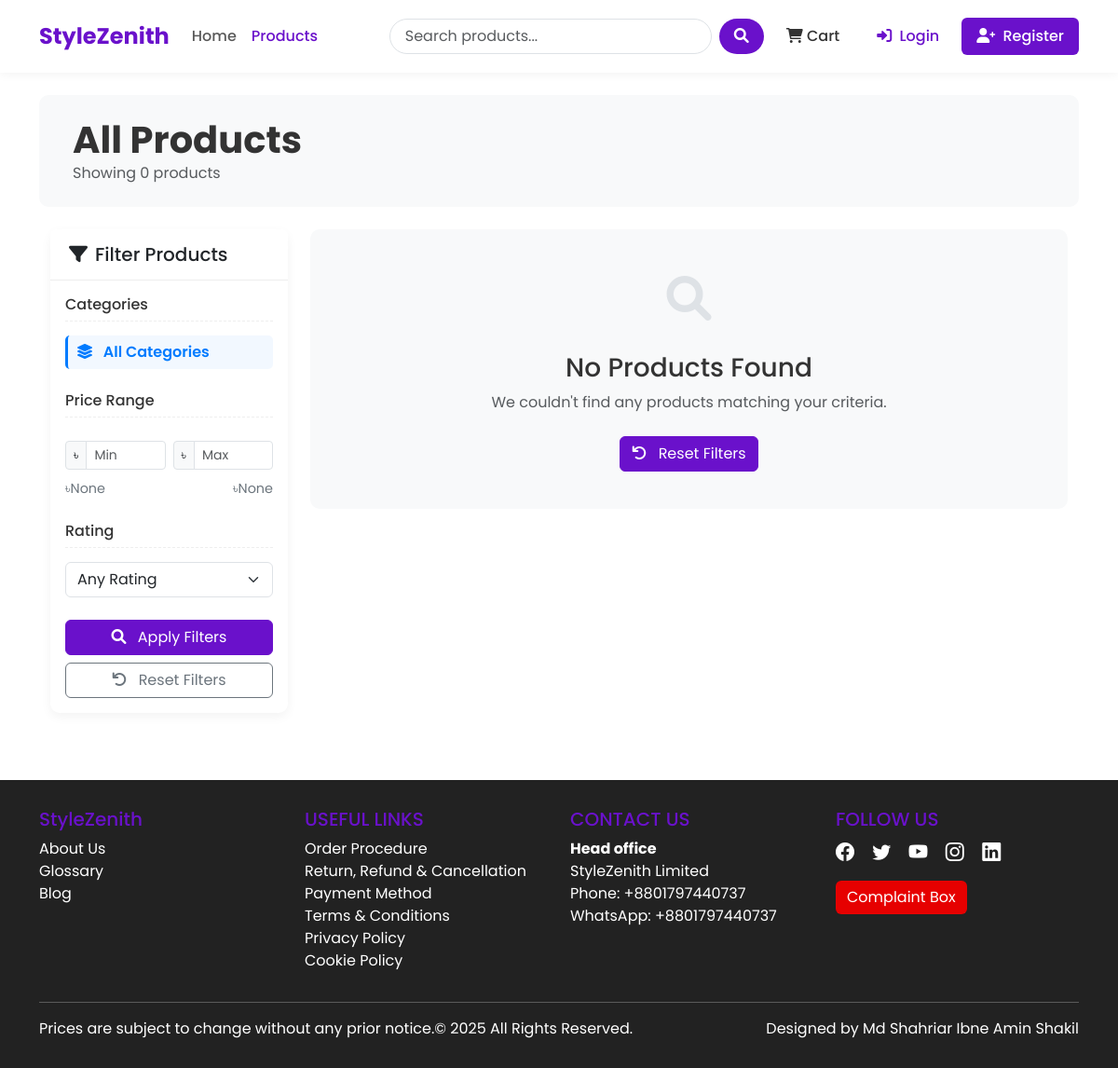
Before: /products/ with the older database file.
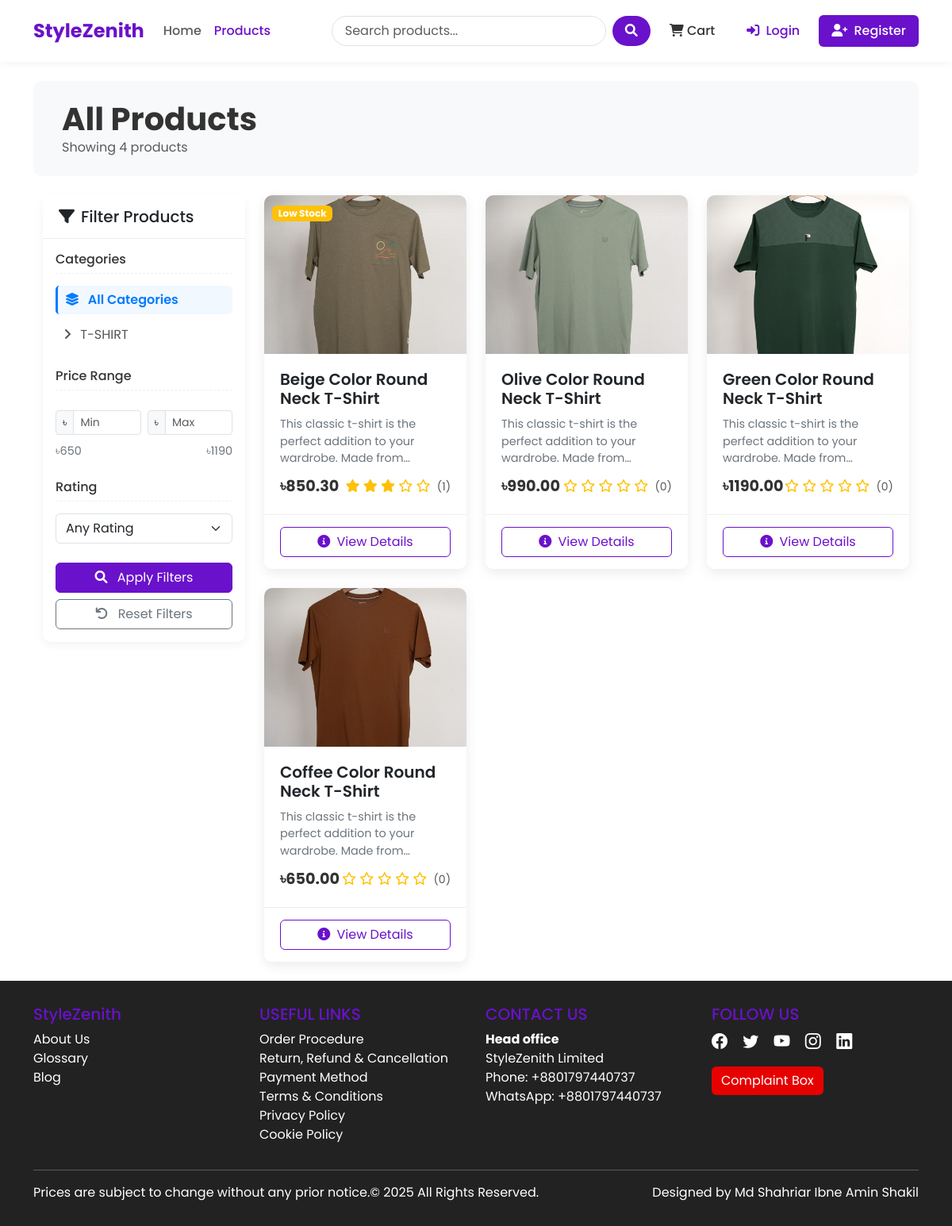
After: the same page with the newer database file.
### mall/models.py (models this page shows, shortened)
class Category(models.Model):
        name = models.CharField(max_length=100)
        slug = models.SlugField(max_length=100, unique=True)
        description = models.TextField(blank=True)
        class Meta:
            verbose_name_plural = 'Categories'  # we define for plural representation

class Product(models.Model):
    name = models.CharField(max_length=200)
    slug = models.SlugField(max_length=200, unique=True)
    category = models.ForeignKey(Category, related_name='products', on_delete=models.CASCADE) # One category under e multiple products and related_name why we use one category multiple products.
    description = models.TextField()
    price = models.DecimalField(max_digits=10, decimal_places=2) #100.11
    stock = models.PositiveIntegerField(default=1)
    available = models.BooleanField(default=True)
    created = models.DateTimeField(auto_now_add=True)
    updated = models.DateTimeField(auto_now=True)
    image = models.ImageField(upload_to='products/%Y/%m/%d', blank=True)
    def average_rating(self):
        ratings = self.ratings.all()
        if ratings.count() > 0:
            return sum([rating.rating for rating in ratings]) / ratings.count()
        return 0

### mall/views.py (the view, shortened to what this page needs)
# urls.py: path('products/', views.product_list, name='product_list'),
def product_list(request, category_slug=None):
    category = None
    categories = Category.objects.all()
    products = Product.objects.filter(available = True)
    if category_slug :
        category = get_object_or_404(Category, slug=category_slug)
        products = products.filter(category=category)
    min_price = products.aggregate(Min('price'))['price__min']
    max_price = products.aggregate(Max('price'))['price__max']
    if request.GET.get('min_price'):
        products = products.filter(price__gte=request.GET.get('min_price'))
    if request.GET.get('max_price'):
        products = products.filter(price__lte=request.GET.get('max_price'))
    if request.GET.get('rating'):
        min_rating = request.GET.get('rating')
        products = products.annotate(avg_rating=Avg('ratings__rating')).filter(avg_rating__gte=min_rating)
    return render(request, 'mall/product_list.html', {
        'category' : category,
        'categories' : categories,
        'products' : products,
        'min_price' : min_price,
        'max_price' : max_price
    })

### templates/mall/product_list.html (shortened to what this page needs)
{% extends 'base.html' %}
{% block content %}
<div class="shop-header mb-4 p-4 bg-light">
    <div class="container-fluid">
        <div class="row align-items-center">
            <div class="col-md-6">
                <h1 class="shop-title">
                    {% if category %}{{ category.name }}{% else %}All Products{% endif %}
                </h1>
                <p class="text-muted mb-0">
                    Showing {{ products|length }} product{{ products|length|pluralize }}
                </p>
            </div>
        </div>
    </div>
</div>
<div class="container-fluid">
    <div class="row">
        <div class="col-lg-3 mb-4 filter-sidebar">
            <div class="filter-card card mb-4">
                <div class="card-header">
                    <h5 class="mb-0 d-flex align-items-center">
                        <i class="fas fa-filter me-2"></i> Filter Products
                    </h5>
                </div>
                <div class="card-body">
                    <form method="get">
                        <h6 class="filter-heading">Categories</h6>
                        <div class="mb-4">
                            <a href="{% url 'mall:product_list' %}" class="filter-link {% if not category %}active{% endif %}">
                                <i class="fas fa-layer-group me-2"></i> All Categories
                            </a>
                            <div class="ms-2 mt-2">
                                {% for c in categories %}
                                <a href="{% url 'mall:product_list_by_category' c.slug %}" class="filter-link {% if category.slug == c.slug %}active{% endif %}">
                                    <i class="fas fa-angle-right me-2"></i> {{ c.name }}
                                </a>
                                {% endfor %}
                            </div>
                        </div>
                        <h6 class="filter-heading">Price Range</h6>
                        <div class="mb-4">
                            <div class="price-slider-container">
                                <div class="row g-2 mb-2">
                                    <div class="col-6">
                                        <div class="input-group input-group-sm">
                                            <span class="input-group-text">৳</span>
                                            <input type="number" class="form-control" id="min_price" name="min_price"
                                                   value="{{ request.GET.min_price|default:'' }}" min="{{ min_price }}" max="{{ max_price }}" placeholder="Min">
                                        </div>
                                    </div>
                                    <div class="col-6">
                                        <div class="input-group input-group-sm">
                                            <span class="input-group-text">৳</span>
                                            <input type="number" class="form-control" id="max_price" name="max_price"
                                                   value="{{ request.GET.max_price|default:'' }}" min="{{ min_price }}" max="{{ max_price }}" placeholder="Max">
                                        </div>
                                    </div>
                                </div>
                                <div class="price-values">
                                    <span>৳{{ min_price }}</span>
                                    <span>৳{{ max_price }}</span>
                                </div>
                            </div>
                        </div>
                        <h6 class="filter-heading">Rating</h6>
                        <div class="mb-4">
                            <select class="form-select" name="rating">
                                <option value="">Any Rating</option>
                            </select>
                        </div>
                        <div class="d-grid gap-2">
                            <button type="submit" class="btn btn-primary">
                                <i class="fas fa-search me-2"></i> Apply Filters
                            </button>
                            <a href="{% url 'mall:product_list' %}" class="btn btn-outline-secondary">
                                <i class="fas fa-undo me-2"></i> Reset Filters
                            </a>
                        </div>
                    </form>
                </div>
            </div>
        </div>
        <div class="col-lg-9">
            {% if products %}
            <div class="row row-cols-1 row-cols-md-2 row-cols-lg-3 g-4">
                {% for product in products %}
                <div class="col">
                    <div class="card h-100 product-card">
                        <div class="product-img-container">
                            {% if product.image %}
                            <img src="{{ product.image.url }}" class="product-img" alt="{{ product.name }}">
                            {% else %}
                            <div class="bg-light d-flex align-items-center justify-content-center h-100">
                                <i class="fas fa-image fa-3x text-muted"></i>
                            </div>
                            {% endif %}
                            {% if product.stock <= 5 and product.stock > 0 %}
                            <div class="product-badge">
                                <span class="badge bg-warning">Low Stock</span>
                            </div>
                            {% elif product.stock <= 0 %}
                            <div class="product-badge">
                                <span class="badge bg-danger">Out of Stock</span>
                            </div>
                            {% endif %}
                        </div>
                        <div class="card-body">
                            <h5 class="product-title">{{ product.name }}</h5>
                            <p class="product-desc">{{ product.description|truncatechars:100 }}</p>
                            <div class="d-flex justify-content-between align-items-center">
                                <span class="product-price">৳{{ product.price }}</span>
                                <div class="rating">
                                    {% for i in "12345" %}
                                    {% if forloop.counter <= product.average_rating %}
                                    <i class="fas fa-star"></i>
                                    {% else %}
                                    <i class="far fa-star"></i>
                                    {% endif %}
                                    {% endfor %}
                                    <span class="ms-1 text-muted small">({{ product.ratings.count }})</span>
                                </div>
                            </div>
                        </div>
                        <div class="card-footer">
                            <div class="d-grid">
                                <a href="{% url 'mall:product_detail' product.slug %}" class="btn btn-outline-primary btn-add-cart">
                                    <i class="fas fa-info-circle me-1"></i> View Details
                                </a>
                            </div>
                        </div>
                    </div>
                </div>
                {% endfor %}
            </div>
            {% else %}
            <div class="empty-products">
                <div class="empty-icon">
                    <i class="fas fa-search"></i>
                </div>
                <h3>No Products Found</h3>
                <p class="text-muted mb-4">We couldn't find any products matching your criteria.</p>
                <a href="{% url 'mall:product_list' %}" class="btn btn-primary">
                    <i class="fas fa-undo me-2"></i> Reset Filters
                </a>
            </div>
            {% endif %}
        </div>
    </div>
</div>
{% endblock %}

### templates/base.html (shortened to what this page needs)
<!DOCTYPE html>
    <html lang="en">
    <head>
        <link href="https://cdn.jsdelivr.net/npm/bootstrap@5.3.0/dist/css/bootstrap.min.css" rel="stylesheet">
        <link rel="stylesheet" href="https://cdnjs.cloudflare.com/ajax/libs/font-awesome/6.0.0/css/all.min.css">
        {% load static %}
    </head>
    <body>
    <header>
        <nav class="navbar navbar-expand-lg navbar-light bg-white">
            <div class="container">
                <a class="navbar-brand" href="{% url 'mall:home' %}">StyleZenith</a>
                <div class="collapse navbar-collapse" id="navbarNav">
                    <ul class="navbar-nav me-auto mb-2 mb-lg-0">
                        <li class="nav-item {% if request.path == '/' %}active{% endif %}">
                            <a class="nav-link" href="{% url 'mall:home' %}">Home</a>
                        </li>
                        <li class="nav-item {% if '/products/' in request.path %}active{% endif %}">
                            <a class="nav-link" href="{% url 'mall:product_list' %}">Products</a>
                        </li>
                    </ul>
                    <form class="d-flex search-box me-3" action="{% url 'mall:product_list' %}" method="get">
                        <input class="form-control search-input me-2" type="search" name="search" placeholder="Search products..." aria-label="Search">
                        <button class="btn search-btn" type="submit">
                            <i class="fas fa-search"></i>
                        </button>
                    </form>
                    <ul class="navbar-nav">
                        <li class="nav-item me-2">
                            <a class="nav-link cart-btn" href="{% url 'mall:cart_detail' %}">
                                <i class="fas fa-shopping-cart"></i> Cart
                            </a>
                        </li>
                        {% if user.is_authenticated %}
                            <li class="nav-item dropdown">
                                <a class="nav-link dropdown-toggle" href="#" id="navbarDropdown" role="button"
                                   data-bs-toggle="dropdown" aria-expanded="false">
                                    <i class="fas fa-user-circle me-1"></i> {{ user.username }}
                                </a>
                                <ul class="dropdown-menu dropdown-menu-end shadow-sm" aria-labelledby="navbarDropdown">
                                    <li><a class="dropdown-item" href="{% url 'mall:profile' %}">
                                        <i class="fas fa-user me-2"></i> My Profile
                                    </a></li>
                                    <li><hr class="dropdown-divider"></li>
                                    <li><a class="dropdown-item" href="{% url 'mall:logout' %}">
                                        <i class="fas fa-sign-out-alt me-2"></i> Logout
                                    </a></li>
                                </ul>
                            </li>
                        {% else %}
                            <li class="nav-item">
                                <a class="nav-link btn btn-outline-primary ms-2 px-3" href="{% url 'mall:login' %}">
                                    <i class="fas fa-sign-in-alt me-1"></i> Login
                                </a>
                            </li>
                            <li class="nav-item">
                                <a class="nav-link btn btn-primary ms-2 px-3 text-white" href="{% url 'mall:register' %}">
                                    <i class="fas fa-user-plus me-1"></i> Register
                                </a>
                            </li>
                        {% endif %}
                    </ul>
                </div>
            </div>
        </nav>
    </header>
        <main class="container my-4">
            {% block content %}{% endblock %}
        </main>
         <footer class="footer">
  <div class="container">
    <div class="row">
      <div class="col-md-3">
        <h5>StyleZenith</h5>
        <ul class="list-unstyled">
          <li><a href="#">About Us</a></li>
          <li><a href="#">Glossary</a></li>
          <li><a href="#">Blog</a></li>
        </ul>
      </div>
      <div class="col-md-3">
        <h5>USEFUL LINKS</h5>
        <ul class="list-unstyled">
          <li><a href="#">Order Procedure</a></li>
          <li><a href="#">Return, Refund & Cancellation</a></li>
          <li><a href="#">Payment Method</a></li>
          <li><a href="#">Terms & Conditions</a></li>
          <li><a href="#">Privacy Policy</a></li>
          <li><a href="#">Cookie Policy</a></li>
        </ul>
      </div>
      <div class="col-md-3">
        <h5>CONTACT US</h5>
        <ul class="list-unstyled">
          <li><strong>Head office</strong></li>
          <li>StyleZenith Limited</li>
          <li>Phone: +8801797440737</li>
          <li>WhatsApp: +8801797440737</li>
        </ul>
      </div>
      <div class="col-md-3">
        <h5>FOLLOW US</h5>
        <div class="social-icons">
          <a href="#"><i class="bi bi-facebook"></i></a>
          <a href="#"><i class="bi bi-twitter"></i></a>
          <a href="#"><i class="bi bi-youtube"></i></a>
          <a href="#"><i class="bi bi-instagram"></i></a>
          <a href="#"><i class="bi bi-linkedin"></i></a>
        </div>
        <a href="#" class="btn btn-complaint mt-3">Complaint Box</a>
      </div>
    </div>
    <hr class="bg-light">
    <div class="d-flex justify-content-between align-items-center">
      <p class="mb-0">Prices are subject to change without any prior notice.© 2025 All Rights Reserved.</p>
      <p class="mb-0">Designed by Md Shahriar Ibne Amin Shakil</p>
    </div>
  </div>
</footer>
         <link rel="stylesheet" href="https://cdn.jsdelivr.net/npm/bootstrap-icons/font/bootstrap-icons.css">
    </body>
    </html>

Changed rows visible on the page:
added Category: name "T-SHIRT"
added Product: image (picture), stock "Low Stock", name "Beige Color Round Neck T-Shirt", description "This classic t-shirt is the perfect addition to your wardrobe. Made…", price "850.30", ratings.count "1"
added Product: image (picture), name "Olive Color Round Neck T-Shirt", description "This classic t-shirt is the perfect addition to your wardrobe. Made…", price "990.00", ratings.count "0"
added Product: image (picture), name "Green Color Round Neck T-Shirt", description "This classic t-shirt is the perfect addition to your wardrobe. Made…", price "1190.00", ratings.count "0"
added Product: image (picture), name "Coffee Color Round Neck T-Shirt", description "This classic t-shirt is the perfect addition to your wardrobe. Made…", price "650.00", ratings.count "0"
Other visible differences:
{{ products|length }}: "0" → "4"
{{ min_price }}: "None" → "650"
{{ max_price }}: "None" → "1190"
text no longer shown: "No Products Found We couldn't find any products matching your criteria. Reset Filters"
